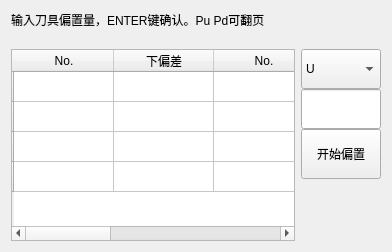
                <widget class="QWidget" name="Page_Sub_Lower_Deviation">
                 <layout class="QVBoxLayout" name="verticalLayout_9">
                  <item>
                   <widget class="QLabel" name="label_213">
                    <property name="text">
                     <string>输入刀具偏置量，ENTER键确认。Pu Pd可翻页
</string>
                    </property>
                   </widget>
                  </item>
                  <item>
                   <layout class="QHBoxLayout" name="horizontalLayout_4" stretch="5,1">
                    <item>
                     <widget class="QTableWidget" name="tableWidget_27">
                      <row>
                       <property name="text">
                        <string/>
                       </property>
                      </row>
                      <row>
                       <property name="text">
                        <string/>
                       </property>
                      </row>
                      <row>
                       <property name="text">
                        <string/>
                       </property>
                      </row>
                      <row>
                       <property name="text">
                        <string/>
                       </property>
                      </row>
                      <column>
                       <property name="text">
                        <string>No.</string>
                       </property>
                      </column>
                      <column>
                       <property name="text">
                        <string>下偏差</string>
                       </property>
                      </column>
                      <column>
                       <property name="text">
                        <string>No.</string>
                       </property>
                      </column>
                      <column>
                       <property name="text">
                        <string>下偏差</string>
                       </property>
                      </column>
                      <column>
                       <property name="text">
                        <string>No.</string>
                       </property>
                      </column>
                      <column>
                       <property name="text">
                        <string>下偏差</string>
                       </property>
                      </column>
                     </widget>
                    </item>
                    <item>
                     <layout class="QVBoxLayout" name="verticalLayout_8">
                      <property name="spacing">
                       <number>0</number>
                      </property>
                      <item>
                       <widget class="QComboBox" name="cB_offset_axis">
                        <property name="minimumSize">
                         <size>
                          <width>0</width>
                          <height>40</height>
                         </size>
                        </property>
                        <item>
                         <property name="text">
                          <string>U</string>
                         </property>
                        </item>
                        <item>
                         <property name="text">
                          <string>V</string>
                         </property>
                        </item>
                        <item>
                         <property name="text">
                          <string>Z</string>
                         </property>
                        </item>
                        <item>
                         <property name="text">
                          <string>X</string>
                         </property>
                        </item>
                        <item>
                         <property name="text">
                          <string>Y</string>
                         </property>
                        </item>
                       </widget>
                      </item>
                      <item>
                       <widget class="QLineEdit" name="lineEdit_offset_dis">
                        <property name="minimumSize">
                         <size>
                          <width>0</width>
                          <height>40</height>
                         </size>
                        </property>
                       </widget>
                      </item>
                      <item>
                       <widget class="QPushButton" name="pB_Start_offset">
                        <property name="minimumSize">
                         <size>
                          <width>0</width>
                          <height>50</height>
                         </size>
                        </property>
                        <property name="text">
                         <string>开始偏置</string>
                        </property>
                       </widget>
                      </item>
                      <item>
                       <spacer name="verticalSpacer_2">
                        <property name="orientation">
                         <enum>Qt::Vertical</enum>
                        </property>
                        <property name="sizeHint" stdset="0">
                         <size>
                          <width>20</width>
                          <height>40</height>
                         </size>
                        </property>
                       </spacer>
                      </item>
                     </layout>
                    </item>
                   </layout>
                  </item>
                 </layout>
                </widget>
